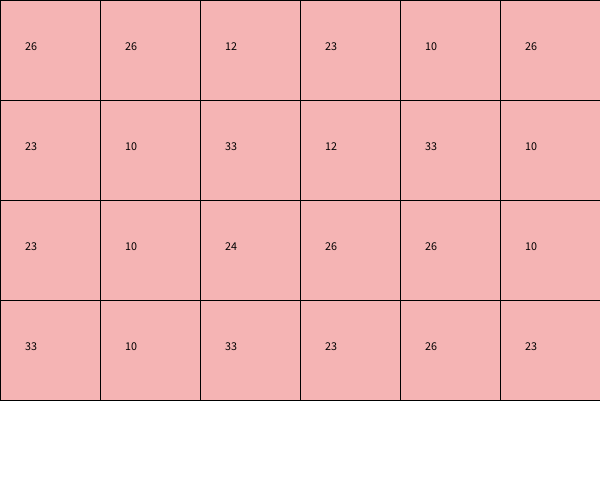
Frame 1 (no input)
Frame 60 (the mouse pressed at the canvas centre just before this capture): identical to frame 1, image omitted
Frame 120 (the mouse held since frame 60 and released just before this capture): identical to frame 1, image omitted

The Processing sketch that drew this single still picture (run headless with seeded random() and noise(); from frame 60 on, the mouse is pressed at the canvas centre):

// Processing sketch: week11_3_random_seat_array_value_swap
// ── week11_3_random_seat_array_value_swap.pde
void setup()
{
  size(600,500);
  //產生亂數
  for(int i=0;i<4;i++)
  {
    for(int j=0;j<6;j++)
    {
      value[i][j]=i*6+j+10;  //從10開始，數字不重複
    }
  }
  //交換
  for(int k=0;k<200;k++)  //交換次數
  {
    //產生亂數放入
    int i1=int(random(4)),i2=int(random(4));
    int j1=int(random(6)),j2=int(random(6));
    int temp=value[i1][j1];
    value[i1][j1]=value[i2][j2];
    value[i2][j2]=value[i1][j1];
  }
}


int [][]value=new int [4][6];

void draw()
{
  background(255);
  for(int i=0;i<4;i++)
  {
     for(int j=0;j<6;j++)
     {
       //畫矩陣
       fill(#F5B4B4);
       rect(j*100,i*100,100,100);
       //顯示文字在方格內
       fill(0);
       text(value[i][j],j*100+25,i*100+50);
     }
  }
}
